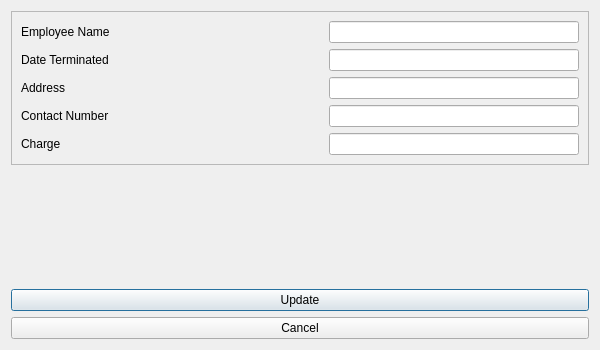
<?xml version="1.0" encoding="UTF-8"?>
<ui version="4.0">
 <class>updateEmployeeDialog</class>
 <widget class="QDialog" name="updateEmployeeDialog">
  <property name="geometry">
   <rect>
    <x>0</x>
    <y>0</y>
    <width>600</width>
    <height>350</height>
   </rect>
  </property>
  <property name="minimumSize">
   <size>
    <width>600</width>
    <height>350</height>
   </size>
  </property>
  <property name="maximumSize">
   <size>
    <width>600</width>
    <height>16777215</height>
   </size>
  </property>
  <property name="windowTitle">
   <string>Update Employee</string>
  </property>
  <layout class="QVBoxLayout" name="verticalLayout_3">
   <item>
    <widget class="QFrame" name="frame">
     <property name="frameShape">
      <enum>QFrame::StyledPanel</enum>
     </property>
     <property name="frameShadow">
      <enum>QFrame::Raised</enum>
     </property>
     <layout class="QVBoxLayout" name="verticalLayout">
      <item>
       <layout class="QHBoxLayout" name="horizontalLayout">
        <item>
         <widget class="QLabel" name="employeeName">
          <property name="text">
           <string>Employee Name</string>
          </property>
         </widget>
        </item>
        <item alignment="Qt::AlignRight">
         <widget class="QLineEdit" name="employeeNameInput">
          <property name="minimumSize">
           <size>
            <width>250</width>
            <height>0</height>
           </size>
          </property>
         </widget>
        </item>
       </layout>
      </item>
      <item>
       <layout class="QHBoxLayout" name="horizontalLayout_2">
        <item>
         <widget class="QLabel" name="dateTerminated">
          <property name="text">
           <string>Date Terminated</string>
          </property>
         </widget>
        </item>
        <item alignment="Qt::AlignRight">
         <widget class="QLineEdit" name="dateTerminatedInput">
          <property name="minimumSize">
           <size>
            <width>250</width>
            <height>0</height>
           </size>
          </property>
         </widget>
        </item>
       </layout>
      </item>
      <item>
       <layout class="QHBoxLayout" name="horizontalLayout_3">
        <item>
         <widget class="QLabel" name="address">
          <property name="text">
           <string>Address</string>
          </property>
         </widget>
        </item>
        <item alignment="Qt::AlignRight">
         <widget class="QLineEdit" name="addressInput">
          <property name="minimumSize">
           <size>
            <width>250</width>
            <height>0</height>
           </size>
          </property>
         </widget>
        </item>
       </layout>
      </item>
      <item>
       <layout class="QHBoxLayout" name="horizontalLayout_4">
        <item>
         <widget class="QLabel" name="contactNumber">
          <property name="text">
           <string>Contact Number</string>
          </property>
         </widget>
        </item>
        <item alignment="Qt::AlignRight">
         <widget class="QLineEdit" name="contactNumberInput">
          <property name="minimumSize">
           <size>
            <width>250</width>
            <height>0</height>
           </size>
          </property>
         </widget>
        </item>
       </layout>
      </item>
      <item>
       <layout class="QHBoxLayout" name="horizontalLayout_5">
        <item>
         <widget class="QLabel" name="charge">
          <property name="text">
           <string>Charge</string>
          </property>
         </widget>
        </item>
        <item alignment="Qt::AlignRight">
         <widget class="QLineEdit" name="chargeInput">
          <property name="minimumSize">
           <size>
            <width>250</width>
            <height>0</height>
           </size>
          </property>
         </widget>
        </item>
       </layout>
      </item>
     </layout>
    </widget>
   </item>
   <item>
    <layout class="QVBoxLayout" name="verticalLayout_2">
     <item>
      <spacer name="verticalSpacer">
       <property name="orientation">
        <enum>Qt::Vertical</enum>
       </property>
       <property name="sizeHint" stdset="0">
        <size>
         <width>20</width>
         <height>40</height>
        </size>
       </property>
      </spacer>
     </item>
     <item>
      <widget class="QPushButton" name="confirmButton">
       <property name="text">
        <string>Update</string>
       </property>
      </widget>
     </item>
     <item>
      <widget class="QPushButton" name="cancelButton">
       <property name="text">
        <string>Cancel</string>
       </property>
      </widget>
     </item>
    </layout>
   </item>
  </layout>
 </widget>
 <resources/>
 <connections/>
</ui>
